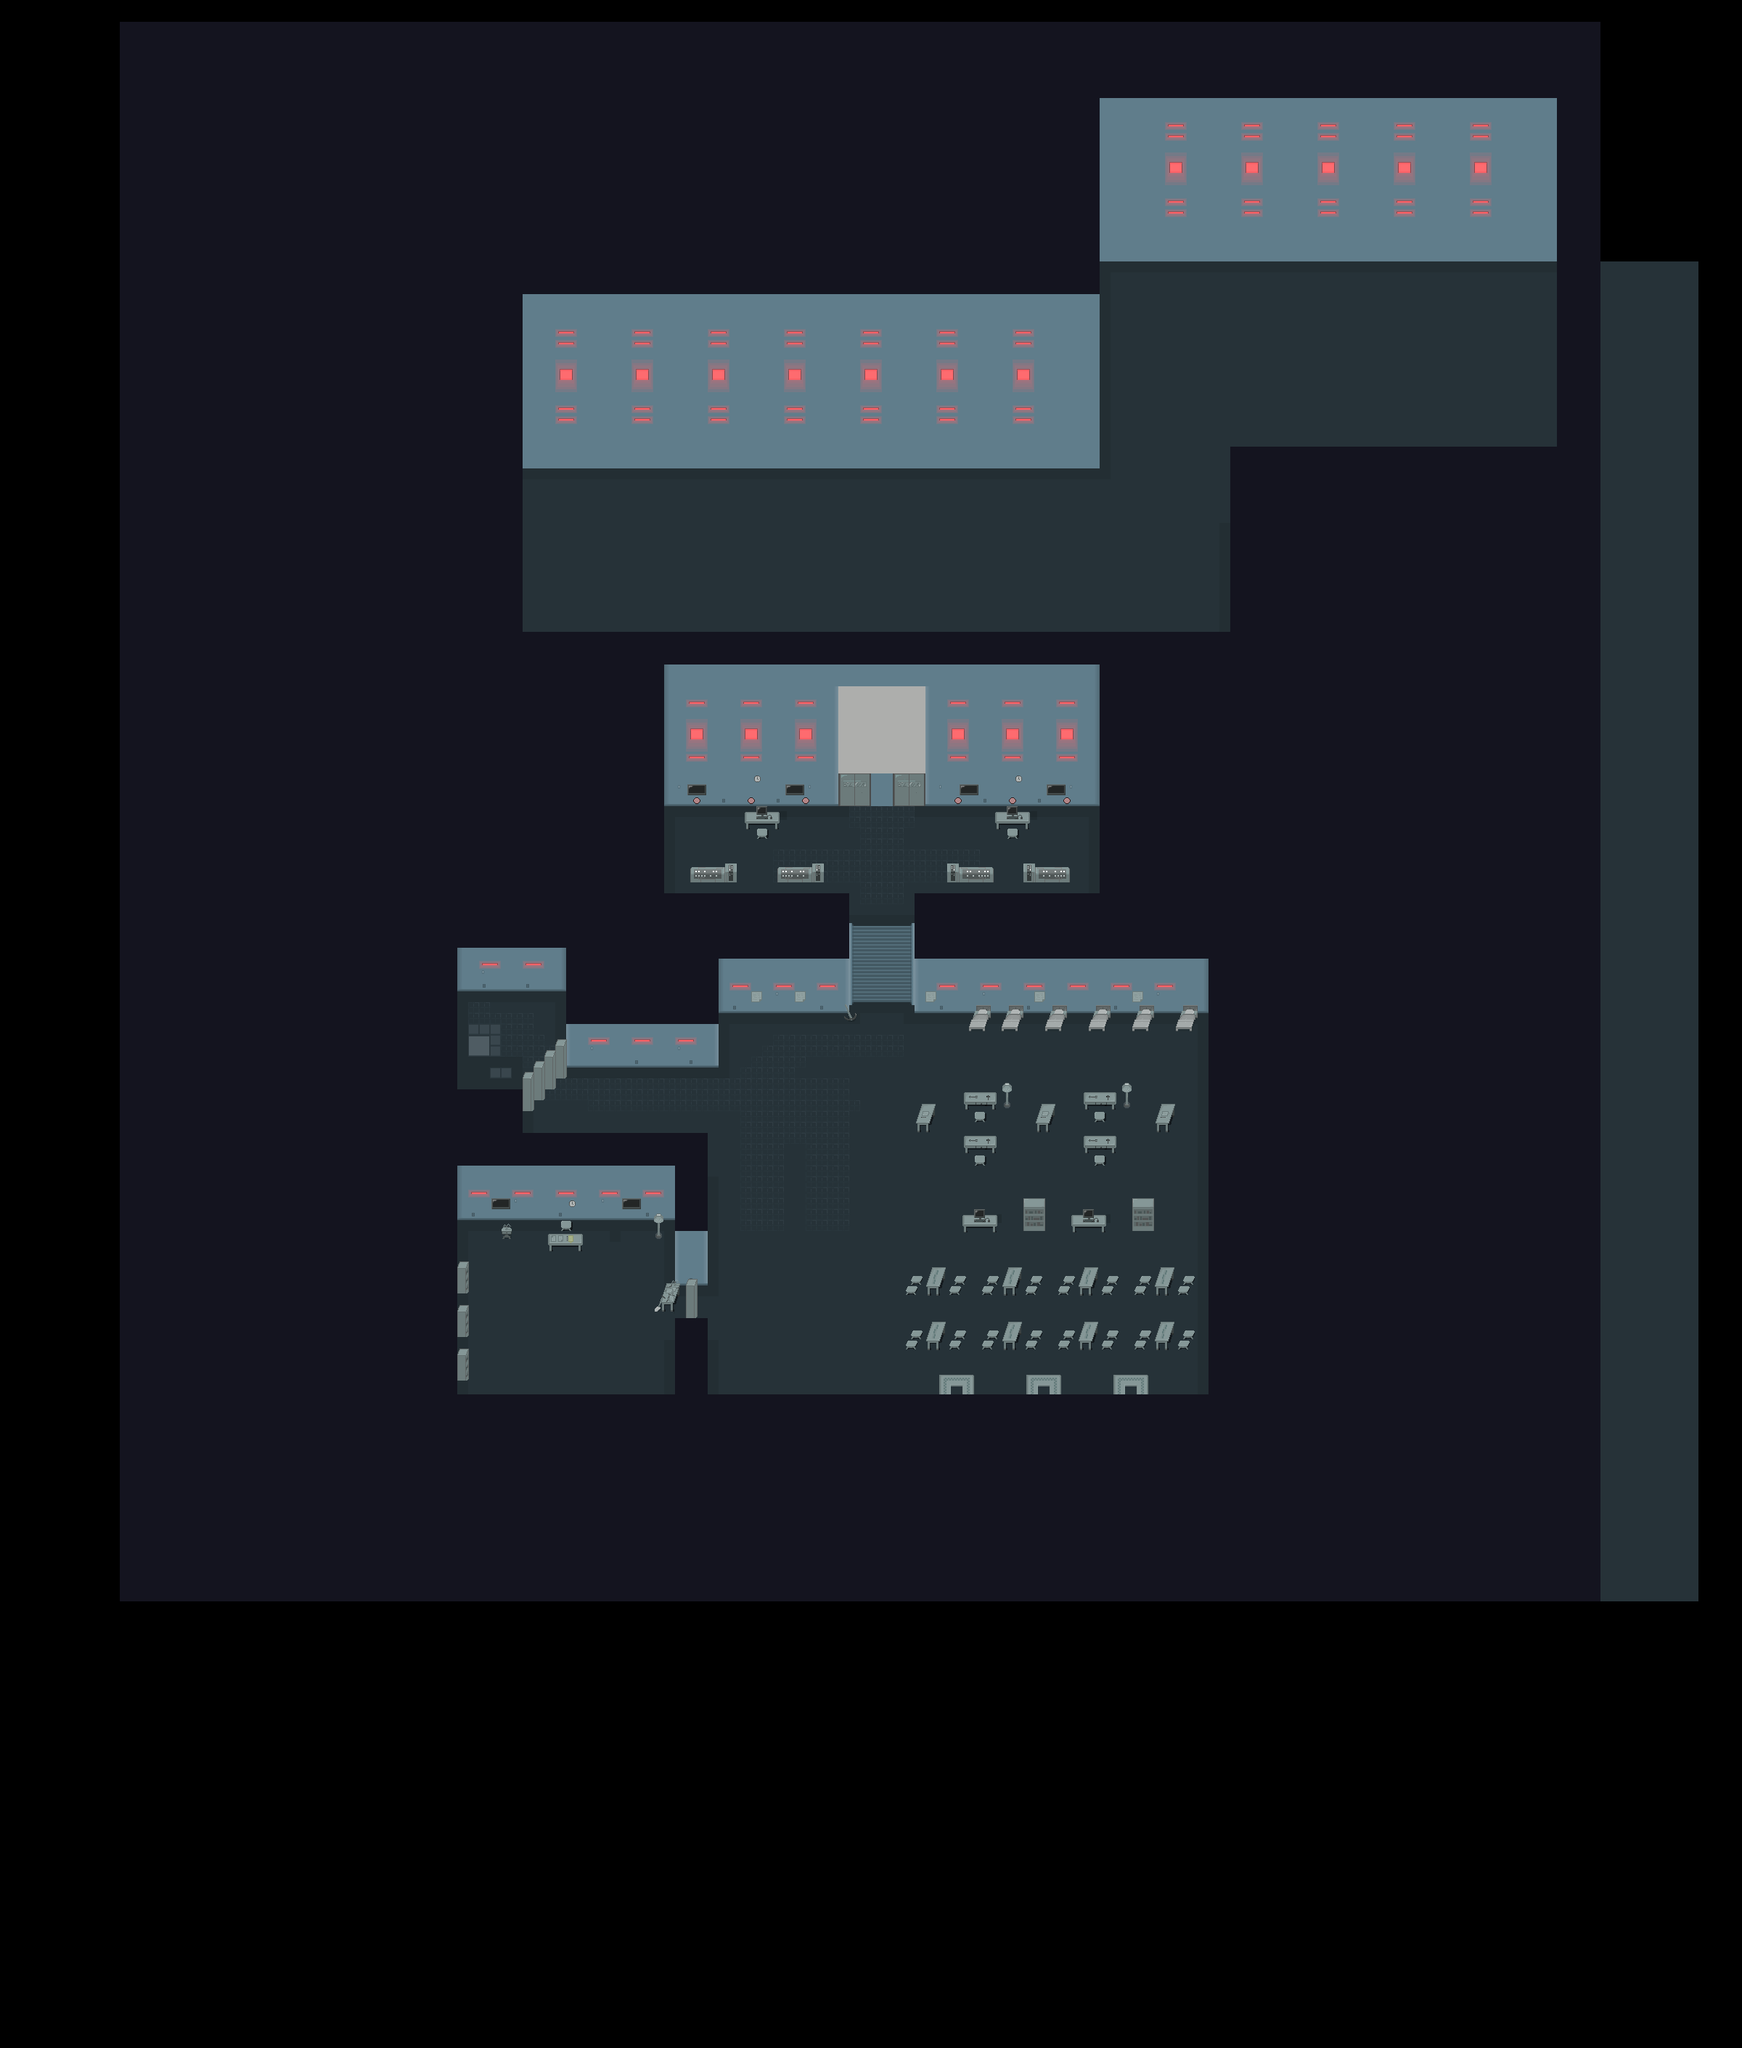

A 2D game scene composited from a Tiled map and its tileset images. What follows is a short description and the map's XML, with each tile layer's data collapsed to a summary:
An orthogonal 160x188 tile map with 15x15 px tiles, 4 tile layers (Base, Ceiling, Embellishments, Objects), 2 tilesets and 126 objects.

<map version="1.0" tiledversion="1.1.6" orientation="orthogonal" renderorder="right-down" width="160" height="188" tilewidth="15" tileheight="15" infinite="0" nextobjectid="176">
 <tileset firstgid="1" source="Base Tile.tsx" />
 <tileset firstgid="50" source="Furniture (VDiaz).tsx" />
 <layer name="Base" width="160" height="188">
  <data>[30080 cells, 7864 non-empty, 19 distinct tile ids]</data>
 </layer>
 <layer name="Ceiling" width="160" height="188">
  <data>[30080 cells, 13108 non-empty, 2 distinct tile ids]</data>
 </layer>
 <layer name="Embellishments" width="160" height="188">
  <data>[30080 cells, 295 non-empty, 10 distinct tile ids]</data>
 </layer>
 <layer name="Objects" width="160" height="188">
  <data>[30080 cells, 599 non-empty, 147 distinct tile ids]</data>
 </layer>
 <objectgroup name="Boundaries">
  <object id="1" x="1343.13" y="1666.49" width="13.2882" height="11.4762" />
  <object id="2" x="1328.63" y="1673.73" width="45.9048" height="15.7043" />
  <object id="13" x="630.273" y="1920.24" width="1050.07" height="14.4987" />
  <object id="14" x="1665.17" y="1304.74" width="15.1714" height="615.598" />
  <object id="15" x="614.813" y="1664.71" width="15.3197" height="270.137" />
  <object id="16" x="630.303" y="1665.22" width="315.415" height="14.6388" />
  <object id="19" x="930.114" y="1680.1" width="45.0016" height="89.7077" />
  <object id="20" x="959.969" y="1560.08" width="15.0433" height="120.038" />
  <object id="23" x="930.261" y="1815.35" width="44.6592" height="104.753" />
  <object id="24" x="1260.49" y="1380.7" width="404.523" height="14.2807" />
  <object id="26" x="719.685" y="1560.77" width="240.221" height="14.2095" />
  <object id="27" x="706.011" y="1516" width="13.6733" height="58.9828" />
  <object id="30" x="615.392" y="1500.72" width="104.56" height="14.7457" />
  <object id="31" x="615.518" y="1365.61" width="14.6177" height="134.909" />
  <object id="32" x="615.213" y="1351" width="168.712" height="13.3995" />
  <object id="34" x="780.257" y="1365.35" width="14.4176" height="44.5755" />
  <object id="36" x="781.112" y="1455.82" width="209.135" height="13.6392" />
  <object id="37" x="975.188" y="1395.19" width="14.712" height="60.5788" />
  <object id="39" x="990.408" y="1380.26" width="179.256" height="14.3201" />
  <object id="40" x="1255.84" y="1270.81" width="3.83573" height="113.538" />
  <object id="42" x="1170.17" y="1271.32" width="3.58001" height="112.515" />
  <object id="43" x="1155.34" y="1230.66" width="14.8315" height="40.1473" />
  <object id="44" x="1260.19" y="1230.92" width="16.1101" height="39.8916" />
  <object id="45" x="900.396" y="1230.66" width="254.948" height="14.3201" />
  <object id="46" x="1276.3" y="1230.66" width="254.948" height="14.0643" />
  <object id="47" x="1515.14" y="1095.69" width="15.4158" height="134.46" />
  <object id="48" x="1274.86" y="1094.91" width="240.122" height="15.2679" />
  <object id="49" x="899.79" y="1094.91" width="255.236" height="15.2679" />
  <object id="50" x="899.862" y="1110.97" width="15.3904" height="119.613" />
  <object id="70" x="1254.35" y="1756.93" width="16.7367" height="12.2736" />
  <object id="71" x="1247.66" y="1771.07" width="16.7367" height="12.2736" />
  <object id="72" x="1309.03" y="1771.81" width="15.9929" height="10.7859" />
  <object id="73" x="1315.35" y="1756.56" width="14.5052" height="10.7859" />
  <object id="74" x="1275.18" y="1743.91" width="27.1507" height="40.54" />
  <object id="76" x="1381.18" y="1744.29" width="27.8945" height="39.7962" />
  <object id="78" x="1352.91" y="1771.07" width="15.9929" height="13.7613" />
  <object id="79" x="1360.72" y="1756.56" width="14.1332" height="12.6455" />
  <object id="80" x="1412.79" y="1771.44" width="14.8771" height="11.1578" />
  <object id="81" x="1419.49" y="1756.56" width="17.1086" height="12.6455" />
  <object id="82" x="1458.17" y="1770.32" width="15.6209" height="12.6455" />
  <object id="83" x="1465.98" y="1756.56" width="13.7613" height="12.2736" />
  <object id="84" x="1486.81" y="1743.54" width="26.7787" height="40.54" />
  <object id="85" x="1517.68" y="1771.07" width="15.6209" height="11.5297" />
  <object id="86" x="1524.37" y="1756.19" width="14.8771" height="11.5297" />
  <object id="87" x="1563.05" y="1771.81" width="14.8771" height="12.6455" />
  <object id="88" x="1571.23" y="1756.56" width="13.3894" height="13.3894" />
  <object id="89" x="1591.69" y="1744.29" width="27.1507" height="40.1681" />
  <object id="90" x="1622.56" y="1771.07" width="16.7367" height="11.9017" />
  <object id="91" x="1630.74" y="1756.93" width="14.8771" height="12.2736" />
  <object id="92" x="1245.43" y="1845.82" width="19.3402" height="12.6455" />
  <object id="93" x="1254.35" y="1832.06" width="16.3648" height="11.9017" />
  <object id="94" x="1275.92" y="1819.42" width="27.1507" height="38.6804" />
  <object id="95" x="1307.54" y="1845.45" width="14.8771" height="13.7613" />
  <object id="96" x="1314.6" y="1832.43" width="16.7367" height="11.5297" />
  <object id="97" x="1352.54" y="1846.19" width="15.6209" height="12.2736" />
  <object id="98" x="1359.24" y="1832.43" width="17.4806" height="11.9017" />
  <object id="99" x="1380.81" y="1820.16" width="27.5226" height="38.6804" />
  <object id="100" x="1412.42" y="1846.57" width="15.9929" height="11.1578" />
  <object id="101" x="1419.12" y="1833.18" width="16.3648" height="11.5297" />
  <object id="102" x="1455.94" y="1846.57" width="17.8525" height="13.7613" />
  <object id="103" x="1466.35" y="1832.06" width="13.3894" height="11.5297" />
  <object id="104" x="1486.06" y="1819.04" width="26.4068" height="41.2839" />
  <object id="105" x="1517.3" y="1846.19" width="16.7367" height="12.2736" />
  <object id="106" x="1525.49" y="1832.06" width="14.5052" height="11.9017" />
  <object id="107" x="1562.68" y="1846.57" width="15.9929" height="11.1578" />
  <object id="108" x="1569" y="1832.06" width="15.6209" height="10.7859" />
  <object id="109" x="1590.95" y="1820.16" width="26.7787" height="37.9365" />
  <object id="110" x="1622.93" y="1845.45" width="15.6209" height="13.7613" />
  <object id="112" x="1631.86" y="1832.06" width="13.0174" height="10.414" />
  <object id="115" x="1294.15" y="1893.8" width="46.8628" height="25.291" />
  <object id="116" x="1413.54" y="1893.8" width="48.3505" height="25.663" />
  <object id="117" x="1534.04" y="1893.8" width="47.6067" height="25.663" />
  <object id="118" x="1560.45" y="1651.68" width="30.498" height="43.5155" />
  <object id="119" x="1475.65" y="1673.62" width="49.0944" height="22.6875" />
  <object id="120" x="1492.76" y="1664.32" width="17.1086" height="18.5963" />
  <object id="121" x="1410.19" y="1650.56" width="30.1261" height="44.2593" />
  <object id="122" x="1342.13" y="1591.42" width="16.3648" height="13.0174" />
  <object id="123" x="1328.74" y="1563.9" width="45.3751" height="23.0595" />
  <object id="124" x="1262.16" y="1519.64" width="27.5226" height="39.4243" />
  <object id="125" x="1343.24" y="1530.8" width="14.5052" height="14.8771" />
  <object id="126" x="1329.11" y="1504.77" width="43.5155" height="22.6875" />
  <object id="128" x="1381.55" y="1490.63" width="11.9017" height="35.3331" />
  <object id="129" x="1427.3" y="1519.64" width="26.4068" height="39.4243" />
  <object id="131" x="1491.64" y="1504.02" width="46.8628" height="23.4314" />
  </objectgroup>
 <objectgroup name="Ground">
  <!-- 1 objects omitted --></objectgroup>
 <objectgroup name="Interactives">
  <!-- 9 objects omitted --></objectgroup>
</map>
<!-- 42 of 126 objects omitted -->
